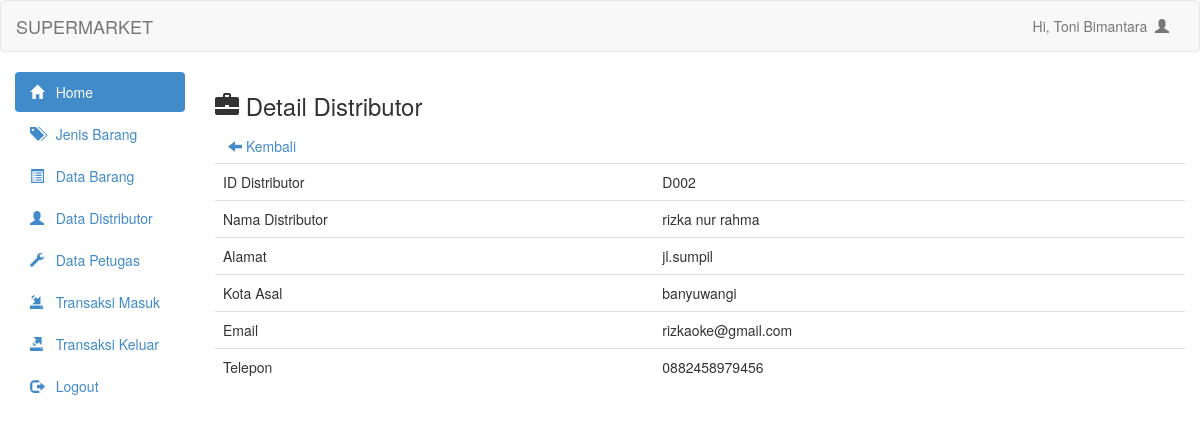
The page /admin/distributor_detail.php?id_distributor=D002 (signed in) on the database its author committed.
### tables this page shows
CREATE TABLE `tbldistributor` (
  `id_distributor` varchar(10) NOT NULL,
  `nama_distributor` varchar(100) NOT NULL,
  `alamat` text NOT NULL,
  `kota_asal` varchar(100) NOT NULL,
  `email` varchar(100) NOT NULL,
  `telepon` varchar(15) NOT NULL
);

### admin/distributor_detail.php (the view)
<?php
    include 'header.php';
    include 'config.php';
?>
<h3><span class="glyphicon glyphicon-briefcase"></span> Detail Distributor</h3>
<a class="btn" href="distributor_data.php"><span class="glyphicon glyphicon-arrow-left"></span> Kembali</a>
<?php
    $id_distributor = mysqli_real_escape_string($connect, $_GET['id_distributor']);
    $det = mysqli_query($connect, "select * from tbldistributor where id_distributor='$id_distributor'") or die(mysqli_connect_error());
    while ($d = mysqli_fetch_array($det)) {
?>
<table class="table">
    <tr>
        <td>ID Distributor</td>
        <td><?php echo $d['id_distributor'] ?></td>
    </tr>
    <tr>
        <td>Nama Distributor</td>
        <td><?php echo $d['nama_distributor'] ?></td>
    </tr>
    <tr>
        <td>Alamat</td>
        <td><?php echo $d['alamat'] ?></td>
    </tr>
    <tr>
        <td>Kota Asal</td>
        <td><?php echo $d['kota_asal'] ?></td>
    </tr>
    <tr>
        <td>Email</td>
        <td><?php echo $d['email'] ?></td>
    </tr>
    <tr>
        <td>Telepon</td>
        <td><?php echo $d['telepon'] ?></td>
    </tr>
</table>
<?php
}
?>

### rows shown on the page
tbldistributor: id_distributor "D002", nama_distributor "rizka nur rahma", alamat "jl.sumpil", kota_asal "banyuwangi", email "rizkaoke@gmail.com", telepon "0882458979456"

### other values the page prints
$_SESSION['user'] "Toni Bimantara"
